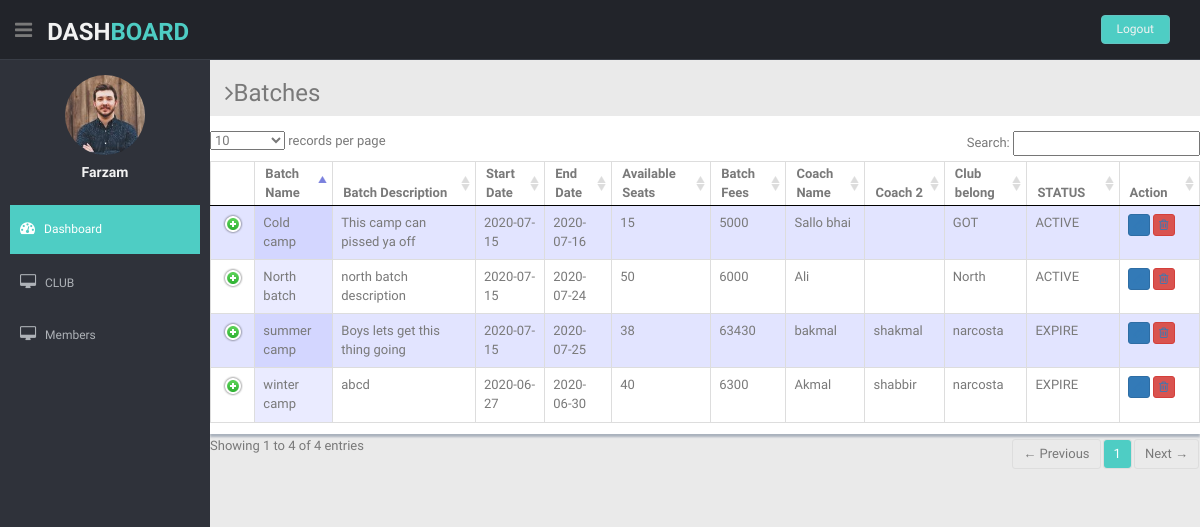
/Dashboard/clubBatch.php (signed in), run on the app's committed database.
### tables this page shows
CREATE TABLE `training_batch` (
  `batch_code` int(11) NOT NULL,
  `batch_name` varchar(50) NOT NULL,
  `batch_des` varchar(250) NOT NULL,
  `club_code` int(11) NOT NULL,
  `start_date` date NOT NULL,
  `end_date` date NOT NULL,
  `member_limit` int(3) NOT NULL,
  `eligible_criteria` varchar(150) DEFAULT NULL,
  `fees` int(7) NOT NULL,
  `coach_name` varchar(100) NOT NULL,
  `coach_name2` varchar(150) DEFAULT NULL,
  `status` varchar(50) NOT NULL
);

CREATE TABLE `register_club` (
  `club_code` int(11) NOT NULL,
  `club_name` varchar(150) NOT NULL,
  `club_des` varchar(250) NOT NULL,
  `joining_date` date NOT NULL,
  `club_president` varchar(50) NOT NULL,
  `club_president_num` varchar(150) NOT NULL,
  `club_secretary` varchar(50) NOT NULL,
  `club_secretary_num` varchar(150) NOT NULL,
  `relation_with_club` varchar(15) NOT NULL
);

### Dashboard/clubBatch.php (the view, shortened to what this page needs)
<?php include 'connection.php';
    $q = "SELECT * FROM `training_batch`";
    $r = mysqli_query($conn,$q);
?>
<!DOCTYPE html>
<html lang="en">
<head>
  <link href="lib/bootstrap/css/bootstrap.min.css" rel="stylesheet">
  <link href="lib/font-awesome/css/font-awesome.css" rel="stylesheet" />
  <link href="lib/advanced-datatable/css/demo_page.css" rel="stylesheet" />
  <link href="lib/advanced-datatable/css/demo_table.css" rel="stylesheet" />
  <link rel="stylesheet" href="lib/advanced-datatable/css/DT_bootstrap.css" />
  <link href="css/style.css" rel="stylesheet">
  <link href="css/style-responsive.css" rel="stylesheet">
</head>
<body>
  <section id="container">
      <?php include 'header.php'; ?>
    <section id="main-content">
      <section class="wrapper">
        <h3><i class="fa fa-angle-right"></i>Batches</h3>
        <div class="row mb">
          <div class="content-panel">
            <div class="adv-table">
              <table cellpadding="0" cellspacing="0" border="0" class="display table table-bordered" id="hidden-table-info">
            <thead>
                  <tr>
                    <th>Batch Name</th>
                    <th>Batch Description</th>
                    <th>Start Date</th>
                    <th>End Date</th>
                    <th>Available Seats</th>
                    <th>Batch Fees</th>
                    <th>Coach Name</th>
                    <th>Coach 2</th>
                    <th>Club belong</th>
                    <th>STATUS</th>
                    <th>Action</th>
                  </tr>
            </thead>
            <tbody>
            <?php while($row = mysqli_fetch_assoc($r)) {?>
                  <tr>
                    <?php
                      $q3 = "SELECT * FROM `register_club` WHERE `club_code`='$row[club_code]'";
                      $r3 = mysqli_query($conn,$q3);
                      $club = mysqli_fetch_assoc($r3);
                  ?>
                    <td><?php echo $row['batch_name']; ?></td>
                    <td><?php echo $row['batch_des']; ?></td>
                    <td><?php echo $row['start_date']; ?></td>
                    <td><?php echo $row['end_date']; ?></td>
                    <td><?php echo $row['member_limit']; ?></td>
                    <td><?php echo $row['fees']; ?></td>
                    <td><?php echo $row['coach_name']; ?></td>
                    <td><?php echo $row['coach_name2']; ?></td>
                    <td><?php echo $club['club_name']; ?></td>
                    <td><?php echo $row['status']; ?></td>
                    <td>
                      <button class="btn btn-primary btn-xs"><a href="clubBatchForm.php?batchcode=<?php echo $row['batch_code']?>&stat=Edit"><i class="fa fa-pencil"></i></a></button>
                      <button class="btn btn-danger btn-xs"><a href="clubBatchForm.php?batchcode =<?php echo $row['batch_code']?>&stat=Delete"><i class="fa fa-trash-o "></i></a></button>
                    </td>
                    <?php } ?>
                 </tr>
            </tbody>
              </table>
            </div>
          </div>
        </div>
      </section>
    </section>
  </section>
</body>
</html>

### Dashboard/css/style.css (style rules this page uses)
body { color: #797979; background: #eaeaea; font-family: 'Ruda', sans-serif; padding: 0px !important; margin: 0px !important; font-size:13px; }
a, a:hover, a:focus { text-decoration: none; outline: none; }
#container { width: 100%; height: 100%; }
.mb { margin-bottom: 25px; }
#main-content { margin-left: 210px; }
.wrapper { display: inline-block; margin-top: 60px; padding-left: 15px; padding-right: 15px; padding-bottom: 15px; padding-top: 0px; width: 100%; }
.content-panel { background: #ffffff; box-shadow: 0px 3px 2px #aab2bd; padding-top: 15px; padding-bottom: 5px; }

### data on the page
training_batch: batch_name "winter camp", batch_des "abcd", start_date "2020-06-27", end_date "2020-06-30", member_limit "40", fees "6300", coach_name "Akmal", coach_name2 "shabbir", club_code.club_name "narcosta", status "EXPIRE"
training_batch: batch_name "summer camp", batch_des "Boys lets get this thing going", start_date "2020-07-15", end_date "2020-07-25", member_limit "38", fees "63430", coach_name "bakmal", coach_name2 "shakmal", club_code.club_name "narcosta", status "EXPIRE"
training_batch: batch_name "Cold camp", batch_des "This camp can pissed ya off", start_date "2020-07-15", end_date "2020-07-16", member_limit "15", fees "5000", coach_name "Sallo bhai", club_code.club_name "GOT", status "ACTIVE"
training_batch: batch_name "North batch", batch_des "north batch description", start_date "2020-07-15", end_date "2020-07-24", member_limit "50", fees "6000", coach_name "Ali", club_code.club_name "North", status "ACTIVE"

### other printed values
$_SESSION['name'] "Farzam"
